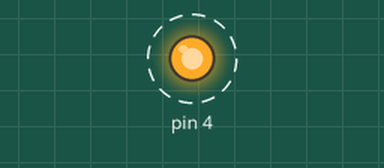
Recording of a sketch running on a simulated Arduino Uno, built with avr-gcc and run on an emulated ATmega328P. On the bench: output pins drawn as LEDs (lit = HIGH). Dashed ring = blinking. What the sketch prints to the serial monitor is not drawn.

Above: at 0.5 s.
Timing chart, 0 to 3.0 s (numbered marks = the images above):
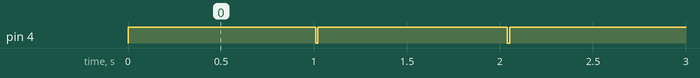

Measured:
- by itself, pin 4: alternates HIGH for 1.0 s and LOW for 0.01 s

The sketch:

projeto5_sender.ino
```cpp
static int BAUDRATE = 9600;
static float T_OPP = (0.000162) / 500; // Frequência de clock Arduino ajustada
static float DEN = (1.0 / BAUDRATE) / T_OPP;
static float UNHDEN = ((1.0 / BAUDRATE) * 1.5) / T_OPP;

void setup() {
  // put your setup code here, to run once:
  Serial.begin(9600);
  pinMode(4,OUTPUT);
  digitalWrite(4,HIGH);
}


void accu_timer(){
  for(int i = 0 ; i < DEN; i++){
    asm("NOP");  }
  }

int calc_even_parity(byte data) {
    int ones = 0;
    for (int i = 0; i < 8; i++) {
        ones += (data >> i) & 0x01;
    }
    return ones % 2;
}

char caractere = 'B';  // ASCII de 'Y' = 89 (01011001)
int p = calc_even_parity(caractere);

void loop() {
  delay(1000);

  digitalWrite(4,LOW);
  accu_timer();
  for (int i = 0; i < 8; i++) {
      bool bitParaEnviar = (caractere >> i) & 1;
      digitalWrite(4, bitParaEnviar);
      Serial.println(bitParaEnviar);
      accu_timer(); // Pequeno atraso para garantir transmissão
  }

  digitalWrite(4,p);
  accu_timer();
  digitalWrite(4,HIGH);
  accu_timer();
 Serial.println("------------------------------");
  // put your main code here, to run repeatedly:
}
```
